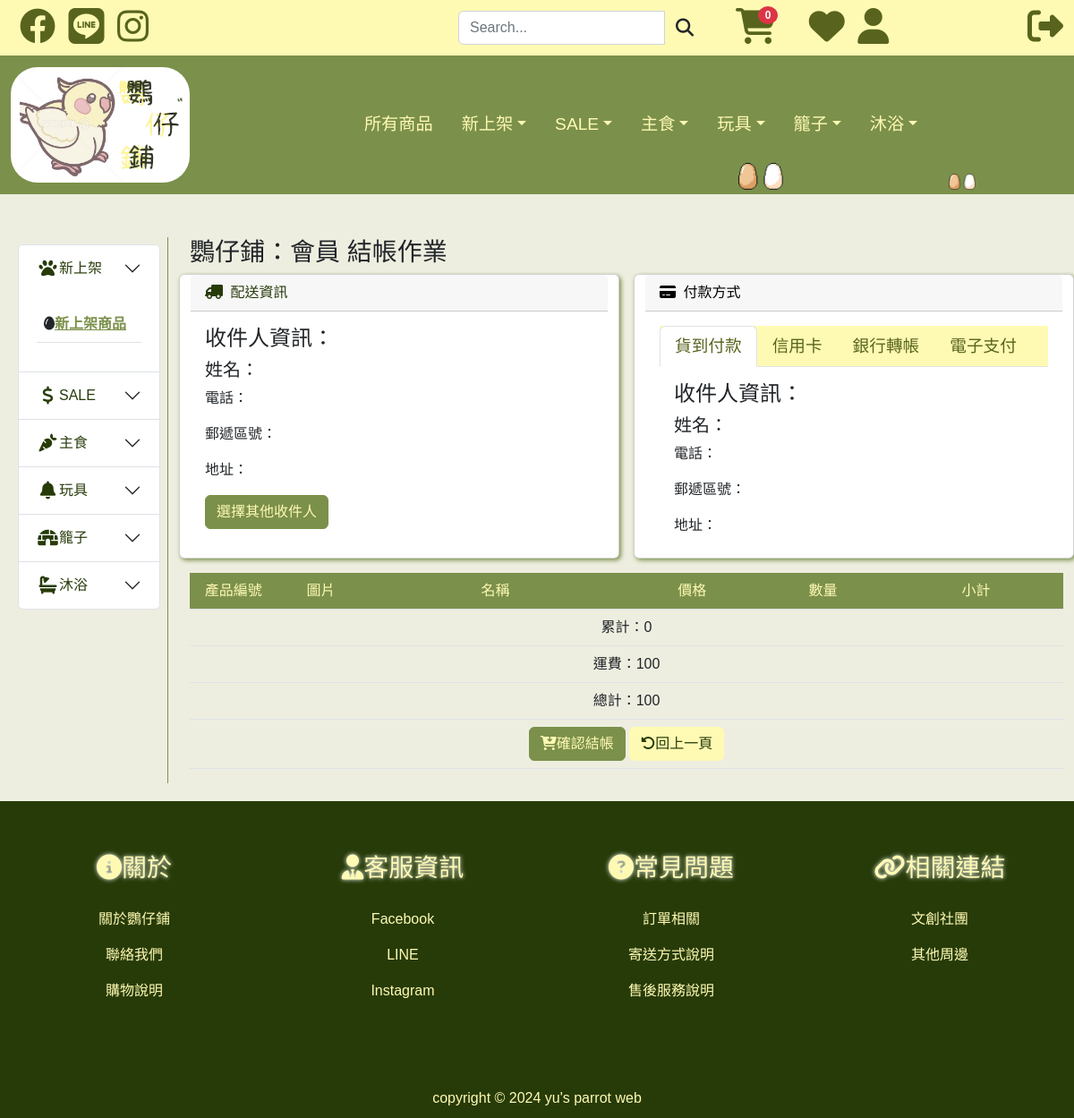
The app's page /checkout.php (signed in) with its own data.
### tables this page shows
CREATE TABLE `pyclass` (
  `classid` int(3) NOT NULL COMMENT '產品類別',
  `level` int(2) NOT NULL COMMENT '所在層級',
  `fonticon` varchar(30) NOT NULL COMMENT '字型圖示',
  `cname` varchar(30) NOT NULL COMMENT '類別名稱',
  `sort` int(3) NOT NULL COMMENT '列表排序',
  `uplink` int(3) NOT NULL COMMENT '上層連結',
  `create_date` timestamp NOT NULL DEFAULT current_timestamp() ON UPDATE current_timestamp() COMMENT '建立時間與更新時間'
);

### checkout.php (the view, shortened to what this page needs)
<?php require_once('connections/conn_db.php'); ?>
<!doctype html>
<html lang="zh-TW">
<head>
    <?php require_once("./mod/headfile.php"); ?>
</head>
<body>
    <section class="header">
        <?php require_once("./mod/header.php") ?>
    </section>
    <section class="content">
        <div class="container-fluid">
            <div class="row mt-5">
                <div class="col-md-2">
                    <?php require_once("./mod/sidebar.php"); ?>
                </div>
                <div class="col-md-10">
                    <?php require_once("./mod/checkout_content.php"); ?>
                </div>
            </div>
        </div>
    </section>
    <section class="footer">
        <?php require_once("./mod/footer.php"); ?>
    </section>
</body>
</html>

### mod/header.php (shortened to what this page needs)
<div class="container-fluid">
    <div class="search row">
        <div class="col-md-5">
            <a href="#" title="facebook"><i class="fa-brands fa-facebook"></i></a>
            <a href="#" title="LINE"><i class="fa-brands fa-line"></i></a>
            <a href="#" title="Instagram"><i class="fa-brands fa-instagram"></i></a>
        </div>
        <div class="col-md-3">
            <div class="searchbar">
                <form name="search" action="./product.php" id="search" method="get">
                    <div class="input-group">
                        <input type="text" name="search_name" id="search_name" class="form-control" placeholder="Search..." value="<?php echo (isset($_GET['search_name'])) ? $_GET['search_name'] : ''; ?>" required>
                        <span class="input-group-bth">
                            <button class="btn btn-default" type="submit">
                                <i class="fas fa-search fa-lg"></i>
                            </button>
                        </span>
                    </div>
                </form>
            </div>
        </div>
        <?php
        $SQLstring = "SELECT * FROM cart WHERE orderid is NULL AND ip='" . $_SERVER['REMOTE_ADDR'] . "'";
        $cart_rs = $link->query($SQLstring);
        ?>
        <div class="col-md-4">
            <a href="./cart.php" title="購物車"><i class="fa-solid fa-cart-shopping"></i><span class="badge text-bg-danger"><?php echo ($cart_rs) ? $cart_rs->rowCount() : ''; ?></span></a>
            <a href="#" title="願望清單"><i class="fa-solid fa-heart"></i></a>
            <?php if (!isset($_SESSION['login'])) { ?>
                <a href="./login.php" title="會員中心"><i class="fa-solid fa-user"></i></a>
            <?php } else { ?>
                <a href="#" title="會員中心"><i class="fa-solid fa-user"></i></a>
                <a class="nav-link right" href="javascript:void(0);" title="登出" onclick="btn_confirmLink('是否確定登出？','./mod/logout.php')"><i class="fa-solid fa-right-from-bracket logout"></i></a>
            <?php } ?>
        </div>
    </div>
    <div class="nav row">
        <nav class="navbar navbar-expand-lg">
            <div class="container-fluid">
                <a class="navbar-brand" href="./index.php"><img src="./images/logo.jpg" alt="logo" class="logo" title="鸚仔鋪"></a>
                <div class="collapse navbar-collapse" id="navbarSupportedContent">
                    <ul class="navbar-nav mx-auto mb-2 mb-lg-0">
                        <li class="nav-item">
                            <a class="nav-link" aria-current="page" href="./product.php">所有商品</a>
                        </li>
                        <?php multiList01(); ?>
                    </ul>
                </div>
                <div class="parrotImg">
                    <img src="./images/egg.png" alt="" width="50px">
                    <img src="./images/egg.png" alt="" width="30px">
                </div>
            </div>
        </nav>
    </div>
</div>
<?php
function multiList01()
{
    global $link;
    $SQLstring = "SELECT * FROM pyclass WHERE level=1 ORDER BY sort";
    $pyclass01 = $link->query($SQLstring);
?>
    <?php while ($pyclass01_Rows = $pyclass01->fetch()) { ?>
        <li class="nav-item dropdown">
            <a class="nav-link dropdown-toggle" href="#" role="button" data-bs-toggle="dropdown" aria-expanded="false"><?php echo $pyclass01_Rows['cname']; ?></a>
        </li>
    <?php } ?>
<?php } ?>

### mod/sidebar.php (shortened to what this page needs)
<div class="sidebar pe-2 ps-2 pt-2">
    <?php
    $SQLstring = "SELECT * FROM pyclass WHERE level=1 ORDER BY sort";
    $pyclass01 = $link->query($SQLstring);
    ?>
    <div class="accordion" id="accordionExample">
        <?php while ($pyclass01_Rows = $pyclass01->fetch()) {
            $i = $pyclass01_Rows['classid']; ?>
            <div class="accordion-item">
                <h2 class="accordion-header" id="headingOne<?php echo $i; ?>">
                    <button class="accordion-button collapsed" type="button" data-bs-toggle="collapse" data-bs-target="#collapseOne<?php echo $i; ?>" aria-expanded="true" aria-controls="collapseOne<?php echo $i; ?>">
                        <i class="fas <?php echo $pyclass01_Rows['fonticon']; ?> fa-lg fa-fw"></i><?php echo $pyclass01_Rows['cname']; ?>
                    </button>
                </h2>
                <?php
                if (isset($_GET['p_id'])) {
                    $SQLstring = sprintf("SELECT uplink FROM pyclass,product WHERE pyclass.classid=product.classid AND p_id=%d", $_GET['p_id']);
                    $classid_rs = $link->query($SQLstring);
                    $data = $classid_rs->fetch();
                    $ladder = $data['uplink'];
                } elseif (isset($_GET['level']) && $_GET['level'] == 1) {
                    $ladder = $_GET['classid'];
                } elseif (isset($_GET['classid'])) {
                    $SQLstring = "SELECT uplink FROM pyclass where level=2 and classid=" . $_GET['classid'];
                    $classid_rs = $link->query($SQLstring);
                    $data = $classid_rs->fetch();
                    $ladder = $data['uplink'];
                } else {
                    $ladder = 1;
                }
                $SQLstring = sprintf("SELECT * FROM pyclass where level=2 and uplink=%d order by sort", $pyclass01_Rows['classid']);
                $pyclass02 = $link->query($SQLstring);
                ?>
                <div id="collapseOne<?php echo $i; ?>" class="accordion-collapse collapse <?php echo ($i == $ladder) ? 'show' : ''; ?>" aria-labelledby="headingOne<?php echo $i; ?>" data-bs-parent="#accordionExample">
                    <div class="accordion-body">
                        <table class="table">
                            <tbody>
                                <?php while ($pyclass02_Rows = $pyclass02->fetch()) { ?>
                                    <tr>
                                        <td>
                                            <em class="fas <?php echo $pyclass02_Rows['fonticon']; ?>"><a href="product.php?classid=<?php echo $pyclass02_Rows['classid']; ?>"><?php echo $pyclass02_Rows['cname']; ?></a>
                                        </td>
                                    </tr>
                                <?php } ?>
                            </tbody>
                        </table>
                    </div>
                </div>
            </div>
        <?php $i++;
        } ?>
    </div>
</div>

### style.css (style rules this page uses)
* { padding: 0px; margin: 0px; box-sizing: border-box; font-family: Arial, '微軟正黑體'; }
body { background-color: #eeeee0; }
.header { background-color: #FFFAB3; }
.header .search a { color: #58641D; font-size: 2.5em; margin-left: 10px; }
.header .search .right { float: right; }
.nav ul li { margin-left: 1em; }
.header .searchbar { padding-top: 12px; padding-bottom: 12px; }
.nav { background-color: #7b904b; }
.nav li a { color: #FFFAB3; font-size: 1.2em; }
.parrotImg { position: absolute; right: 0; bottom: 5px; display: flex; align-items: flex-end; }
.parrotImg img { margin-right: 5px; bottom: 0; }
.logo { width: 200px; border-radius: 30px; }
.footer { margin-top: 20px; padding-top: 10px; background-color: #273B09; }
.sidebar { height: 100%; border-right: 1px solid #7B904B; }
.sidebar a { color: #7b904b; }
.sidebar .accordion { --bs-accordion-color: #273B09; --bs-accordion-bg: #fff; --bs-accordion-btn-color: #273B09; --bs-accordion-btn-focus-border-color: #7b904b; --bs-accordion-active-color: #273B09; --bs-accordion-active-bg: #FFFAB3; --bs-accordion-btn-focus-box-shadow: 0 0 0 0.25rem rgba(94, 168, 116, 0.25); }
.badge.text-bg-danger { font-size: 30%; color: #fff !important; border-radius: 50%; position: relative; left: -20px; top: -23px; }

### records on screen
pyclass: cname "新上架"
pyclass: cname "SALE"
pyclass: cname "主食"
pyclass: cname "玩具"
pyclass: cname "籠子"
pyclass: cname "沐浴"
pyclass: cname "新上架商品"

### other values on screen
$cart_rs->rowCount() "0"
$pTotal "0"
$pTotal + 100 "100"
